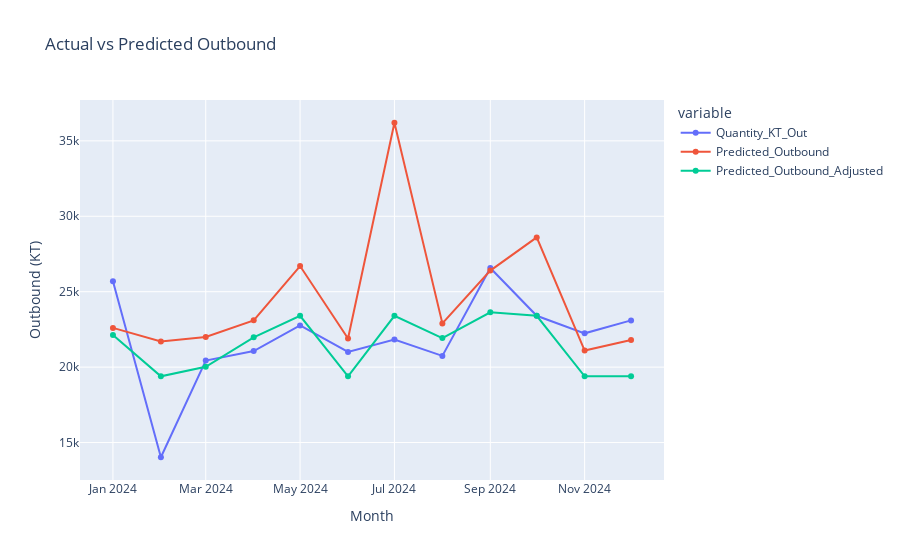

Here is the notebook cell this chart was saved with:
### Code cell
X_out_all = scaler_out.transform(outbound_comparison[['Predicted_Outbound']].fillna(0))
outbound_comparison['Predicted_Outbound_Adjusted'] = model.predict(X_out_all)
outbound_comparison['Deviation_Adjusted'] = outbound_comparison['Quantity_KT_Out'] - outbound_comparison['Predicted_Outbound_Adjusted']


fig = px.line(
    outbound_comparison,
    x='month',
    y=['Quantity_KT_Out', 'Predicted_Outbound', 'Predicted_Outbound_Adjusted'],
    title='Actual vs Predicted Outbound',
    markers=True
)

fig.update_layout(yaxis_title='Outbound (KT)', xaxis_title='Month')
fig.show()

### Figure 1 — Plotly figure (JSON) as saved in the notebook; plotly's stock layout.template omitted (floating-point values rounded to 4 significant figures)
{"data": [{"hovertemplate": "variable=Quantity_KT_Out<br>month=%{x}<br>value=%{y}<extra></extra>", "legendgroup": "Quantity_KT_Out", "line": {"color": "#636efa", "dash": "solid"}, "marker": {"symbol": "circle"}, "mode": "lines+markers", "name": "Quantity_KT_Out", "orientation": "v", "showlegend": true, "type": "scatter", "x": ["2024-01-01T00:00:00", "2024-02-01T00:00:00", "2024-03-01T00:00:00", "2024-04-01T00:00:00", "2024-05-01T00:00:00", "2024-06-01T00:00:00", "2024-07-01T00:00:00", "2024-08-01T00:00:00", "2024-09-01T00:00:00", "2024-10-01T00:00:00", "2024-11-01T00:00:00", "2024-12-01T00:00:00"], "xaxis": "x", "y": [25690.0, 14030.0, 20440.0, 21060.0, 22760.0, 21010.0, 21820.0, 20740.0, 26570.0, 23400.0, 22240.0, 23100.0], "yaxis": "y"}, {"hovertemplate": "variable=Predicted_Outbound<br>month=%{x}<br>value=%{y}<extra></extra>", "legendgroup": "Predicted_Outbound", "line": {"color": "#EF553B", "dash": "solid"}, "marker": {"symbol": "circle"}, "mode": "lines+markers", "name": "Predicted_Outbound", "orientation": "v", "showlegend": true, "type": "scatter", "x": ["2024-01-01T00:00:00", "2024-02-01T00:00:00", "2024-03-01T00:00:00", "2024-04-01T00:00:00", "2024-05-01T00:00:00", "2024-06-01T00:00:00", "2024-07-01T00:00:00", "2024-08-01T00:00:00", "2024-09-01T00:00:00", "2024-10-01T00:00:00", "2024-11-01T00:00:00", "2024-12-01T00:00:00"], "xaxis": "x", "y": [22600, 21700, 22000, 23100, 26700, 21900, 36200, 22900, 26400, 28600, 21100, 21800], "yaxis": "y"}, {"hovertemplate": "variable=Predicted_Outbound_Adjusted<br>month=%{x}<br>value=%{y}<extra></extra>", "legendgroup": "Predicted_Outbound_Adjusted", "line": {"color": "#00cc96", "dash": "solid"}, "marker": {"symbol": "circle"}, "mode": "lines+markers", "name": "Predicted_Outbound_Adjusted", "orientation": "v", "showlegend": true, "type": "scatter", "x": ["2024-01-01T00:00:00", "2024-02-01T00:00:00", "2024-03-01T00:00:00", "2024-04-01T00:00:00", "2024-05-01T00:00:00", "2024-06-01T00:00:00", "2024-07-01T00:00:00", "2024-08-01T00:00:00", "2024-09-01T00:00:00", "2024-10-01T00:00:00", "2024-11-01T00:00:00", "2024-12-01T00:00:00"], "xaxis": "x", "y": [22140.0, 19390.0, 20030.0, 21980.0, 23400.0, 19390.0, 23400.0, 21920.0, 23640.0, 23400.0, 19390.0, 19390.0], "yaxis": "y"}], "layout": {"legend": {"title": {"text": "variable"}, "tracegroupgap": 0}, "title": {"text": "Actual vs Predicted Outbound"}, "xaxis": {"anchor": "y", "domain": [0, 1], "title": {"text": "Month"}}, "yaxis": {"anchor": "x", "domain": [0, 1], "title": {"text": "Outbound (KT)"}}}}
